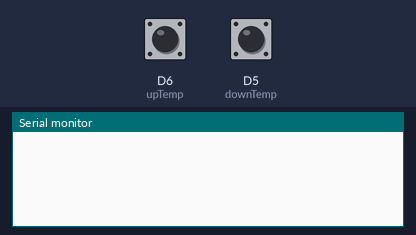
A sketch run on a simulated ESP8266 (NodeMCU). Shown: the last lines printed to the serial monitor. The test bench sets the inputs (shaded band); at power-on: D6 (upTemp) LOW, D5 (downTemp) LOW.

Above: at 1.2 s.
1.3 s: D6 (upTemp) pulled HIGH for 0.15 s
At 2.5 s:
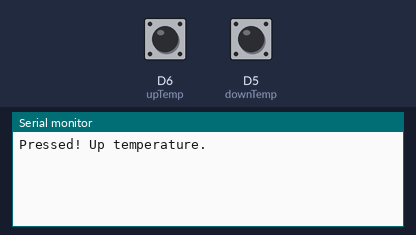
2.9 s: D5 (downTemp) pulled HIGH for 0.15 s
At 3.7 s:
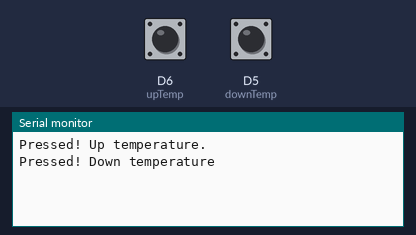

Measured:
- after the input at 1.3 s, the serial monitor: prints a new line after 0.14 s (image 1)
- after the input at 2.9 s, the serial monitor: prints a new line after 0.14 s (image 2)

The sketch:

irTransmit.ino
```cpp
#include <IRremoteESP8266.h>
#include <IRsend.h>

#define IR_SEND_PIN D4
#define IR_SEND_PIN_TWO D3

IRsend irsend(IR_SEND_PIN);
IRsend irsendtwo(IR_SEND_PIN_TWO);

int upTemp = D6;
int downTemp = D5;
bool upTempState = false;
bool downTempState = false;

void setup()
{
 irsend.begin();
 irsendtwo.begin();
 pinMode(upTemp, INPUT);
 pinMode(downTemp, INPUT);
  Serial.begin(115200);
}

void loop()
{
  if(digitalRead(upTemp) == HIGH) {

    if(upTempState == false) {
     irsend.sendSony(0xa90, 12);
     irsendtwo.sendSony(0xa90, 12);
     Serial.println("Pressed! Up temperature.");
     upTempState = true;
    }
  } else { upTempState = false; }

  if(digitalRead(downTemp) == HIGH) {

    if(downTempState == false) {
     irsend.sendSony(0xa80, 12);
     irsendtwo.sendSony(0xa80, 12);
     Serial.println("Pressed! Down temperature");
     downTempState = true;
    }
  } else { downTempState = false; }
}
```
